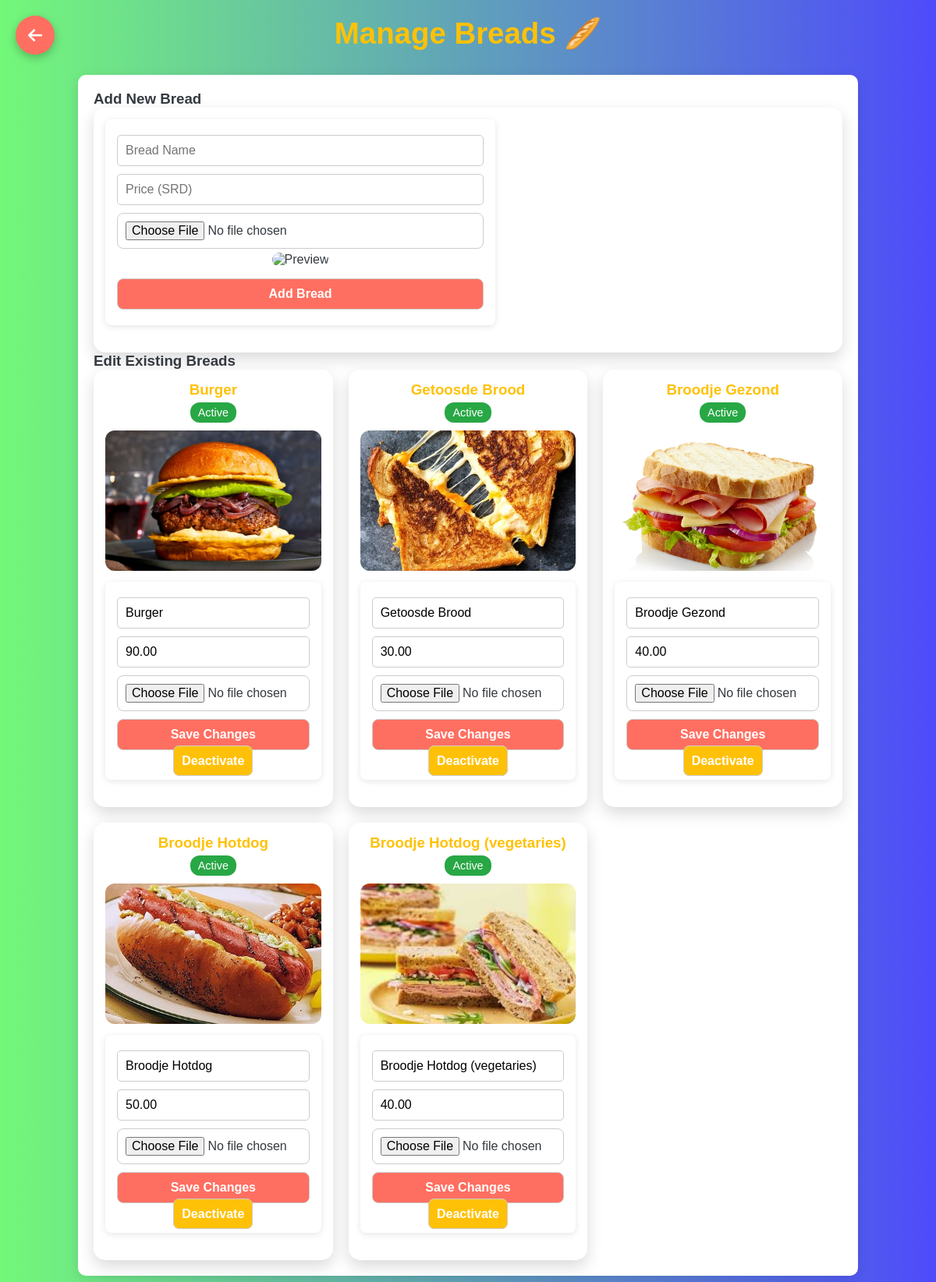
The page /admin/manage_breads.php (signed in) on the database its author committed.
### tables this page shows
CREATE TABLE `breads` (
  `id` int(11) NOT NULL,
  `name` varchar(100) NOT NULL,
  `description` text DEFAULT NULL,
  `price` decimal(10,2) NOT NULL,
  `image_path` varchar(255) DEFAULT NULL,
  `is_active` tinyint(1) DEFAULT 1,
  `created_at` timestamp NOT NULL DEFAULT current_timestamp()
);

### admin/manage_breads.php (the view, shortened to what this page needs)
<?php
require '../includes/config.php';
$breads = $pdo->query("SELECT * FROM breads ORDER BY id DESC")->fetchAll(PDO::FETCH_ASSOC);
?>
<!DOCTYPE html>
<html>
<head><meta charset="UTF-8">
    <link rel="stylesheet" href="../assets/css/style.css">
    <link rel="stylesheet" href="https://cdnjs.cloudflare.com/ajax/libs/font-awesome/6.5.0/css/all.min.css">
    <link rel="stylesheet" href="https://cdnjs.cloudflare.com/ajax/libs/font-awesome/6.5.0/css/all.min.css">
</head>
<body>
    <div class="header">
        <h2>Manage Breads 🥖</h2>
    </div>
    <div class="container">
        <h3>Add New Bread</h3>
        <div class="bread-card">
            <form method="POST" enctype="multipart/form-data">
                <input type="text" name="name" placeholder="Bread Name" required>
                <input type="number" name="price" step="0.01" placeholder="Price (SRD)" required>
                <input type="file" name="photo" accept="image/*" onchange="previewImage(event, 'editPreview<?= $bread['id'] ?>')">
                <img id="addPreview" src="../assets/img/placeholder.png" alt="Preview">
                <button type="submit" class="save-btn">Add Bread</button>
            </form>
        </div>
        <h3>Edit Existing Breads</h3>
        <div class="bread-grid">
            <?php foreach ($breads as $bread): ?>
            <div class="bread-card">
                <h3><?= htmlspecialchars($bread['name']) ?></h3>
                <span class="status-badge <?= $bread['is_active'] ? 'active' : 'inactive' ?>">
                    <?= $bread['is_active'] ? 'Active' : 'Inactive' ?>
                </span>
                <img src="../<?= $bread['image_path'] ?: 'assets/img/placeholder.png' ?>" alt="Bread Image">
                <form method="POST" enctype="multipart/form-data">
                    <input type="text" name="name" value="<?= htmlspecialchars($bread['name']) ?>" required>
                    <input type="number" name="price" step="0.01" value="<?= $bread['price'] ?>" required>
                    <input type="file" name="photo" accept="image/*" capture="environment" onchange="previewImage(event, 'editPreview<?= $bread['id'] ?>')">
                    <button type="submit" class="save-btn">Save Changes</button>
                    <a href="?toggle=<?= $bread['id'] ?>" class="toggle-btn"><?= $bread['is_active'] ? 'Deactivate' : 'Activate' ?></a>
                </form>
            </div>
            <?php endforeach; ?>
        </div>
        <p>
            <a href="dashboard.php" class="floating-btn" title="Back to Dashboard">
                <i class="fas fa-arrow-left"></i>
            </a>
        </p>
    </div>
</body>
</html>

### assets/css/style.css (style rules this page uses)
* { margin: 0; padding: 0; box-sizing: border-box; }
body { font-family: 'Segoe UI', Tahoma, Geneva, Verdana, sans-serif; background-color: #f8f9fa; padding: 20px; color: #333; }
h2 { margin-bottom: 20px; color: #007b5e; font-weight: bold; }
button { padding: 10px 20px; background-color: #007b5e; color: white; border: none; border-radius: 6px; cursor: pointer; margin-top: 10px; transition: 0.2s ease; }
a { color: #007b5e; text-decoration: none; }
form { margin-bottom: 20px; }
input[type="text"], input[type="password"], input[type="number"], input[type="datetime-local"], select { padding: 10px; margin: 5px 0; width: 100%; border-radius: 5px; border: 1px solid #ccc; }
form[method="POST"] { background-color: white; border-radius: 8px; box-shadow: 0 2px 8px rgba(0, 0, 0, 0.1); padding: 15px; max-width: 500px; }
.container, .login-container, .register-container, .dashboard-box, .order-box { max-width: 500px; margin: 30px auto; padding: 20px; background: #fff; border-radius: 10px; box-shadow: 0 4px 15px rgba(0, 0, 0, 0.1); }
.input, select, button { width: 100%; margin: 10px 0; padding: 12px; border: 1px solid #ccc; border-radius: 8px; font-size: 1em; }
body, html { overflow-x: hidden; }

### admin/manage_breads.php (style rules this page uses)
body { font-family: 'Poppins', sans-serif; background: linear-gradient(90deg, #73f879ff, rgba(78, 75, 250, 1)); padding: 20px; color: #343a40; }
.header { text-align: center; margin-bottom: 30px; }
.header h2 { color: #ffc107; font-size: 2.4em; }
.container { max-width: 1000px; margin: 0 auto; }
.bread-grid { display: grid; grid-template-columns: repeat(auto-fit, minmax(260px, 1fr)); gap: 20px; }
.bread-card { background: #fff; border-radius: 15px; box-shadow: 0 8px 20px rgba(0,0,0,0.15); padding: 15px; text-align: center; transition: transform 0.3s ease, box-shadow 0.3s ease; }
.bread-card img { width: 100%; height: 180px; object-fit: cover; border-radius: 12px; margin-bottom: 10px; }
.bread-card h3 { color: #ffc107; margin-bottom: 5px; }
.status-badge { display: inline-block; padding: 5px 10px; border-radius: 12px; margin-bottom: 10px; font-size: 0.9em; color: #fff; }
.active { background: #28a745; }
form input, form button, .toggle-btn { width: 100%; margin: 5px 0; padding: 10px; border: 1px solid #ccc; border-radius: 8px; font-size: 1em; }
.toggle-btn { background: #ffc107; color: #fff; font-weight: bold; }
.save-btn { background: #ff6f61; color: #fff; font-weight: bold; }
.floating-btn { position: fixed; bottom: auto; top: 20px; right: auto; left: 20px; width: 50px; height: 50px; background: #ff6f61; color: white; border-radius: 50%; display: flex; align-items: center; justify-content: center; font-size: 1.3em; text-decoration: none; box-shadow: 0 4px 12px rgba(0,0,0,0.25); transition: all 0.3s ease; z-index: 1000; }

### rows shown on the page
breads: name "Burger", is_active "Active", image_path (picture), price "90.00"
breads: name "Getoosde Brood", is_active "Active", image_path (picture), price "30.00"
breads: name "Broodje Gezond", is_active "Active", image_path (picture), price "40.00"
breads: name "Broodje Hotdog", is_active "Active", image_path (picture), price "50.00"
breads: name "Broodje Hotdog (vegetaries)", is_active "Active", image_path (picture), price "40.00"
